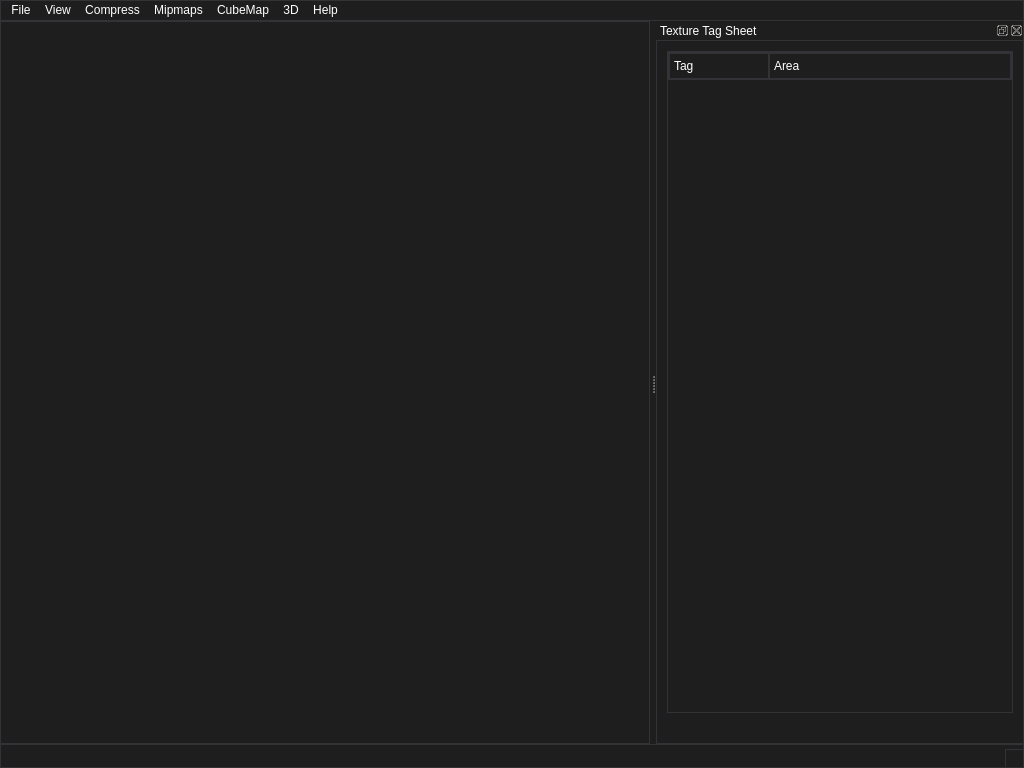
<?xml version="1.0" encoding="UTF-8"?>
<ui version="4.0">
 <class>BMGTexToolClass</class>
 <widget class="QMainWindow" name="BMGTexToolClass">
  <property name="geometry">
   <rect>
    <x>0</x>
    <y>0</y>
    <width>1024</width>
    <height>768</height>
   </rect>
  </property>
  <property name="minimumSize">
   <size>
    <width>1024</width>
    <height>768</height>
   </size>
  </property>
  <property name="font">
   <font>
    <family>Arial</family>
   </font>
  </property>
  <property name="windowTitle">
   <string>BMGTexTool</string>
  </property>
  <property name="windowIcon">
   <iconset resource="BMGTexTool.qrc">
    <normaloff>:/BMGTexTool/Resources/TX.png</normaloff>:/BMGTexTool/Resources/TX.png</iconset>
  </property>
  <property name="styleSheet">
   <string notr="true">/*
	Copyright 2013 Emanuel Claesson

	Licensed under the Apache License, Version 2.0 (the &quot;License&quot;);
	you may not use this file except in compliance with the License.
	You may obtain a copy of the License at

		http://www.apache.org/licenses/LICENSE-2.0

	Unless required by applicable law or agreed to in writing, software
	distributed under the License is distributed on an &quot;AS IS&quot; BASIS,
	WITHOUT WARRANTIES OR CONDITIONS OF ANY KIND, either express or implied.
	See the License for the specific language governing permissions and
	limitations under the License.
*/

/*
	COLOR_DARK     = #1e1e1e
	COLOR_MEDIUM   = #2d2d30
	COLOR_MEDLIGHT = #333337
	COLOR_LIGHT    = #FFFFFF
	COLOR_ACCENT   = #3f3f46
*/

* {
	background: #1e1e1e;
	color: #FFFFFF;
	border: 1px solid #333337;
}

QWidget::item:selected {
	background: #3f3f46;
}

QCheckBox, QRadioButton {
	border: none;
}

QRadioButton::indicator, QCheckBox::indicator {
	width: 13px;
	height: 13px;
}

QRadioButton::indicator::unchecked, QCheckBox::indicator::unchecked {
	border: 1px solid #333337;
	background: none;
}

QRadioButton::indicator:unchecked:hover, QCheckBox::indicator:unchecked:hover {
	border: 1px solid #FFFFFF;
}

QRadioButton::indicator::checked, QCheckBox::indicator::checked {
	border: 1px solid #333337;
	background: #333337;
}

QRadioButton::indicator:checked:hover, QCheckBox::indicator:checked:hover {
	border: 1px solid #FFFFFF;
	background: #FFFFFF;
}

QGroupBox {
	margin-top: 6px;
}

QGroupBox::title {
	top: -7px;
	left: 7px;
}

QScrollBar {
	border: 1px solid #686868;
	background: #1e1e1e;
}

QScrollBar:horizontal {
	height: 15px;
	margin: 0px 0px 0px 32px;
}

QScrollBar:vertical {
	width: 15px;
	margin: 32px 0px 0px 0px;
}

QScrollBar::handle {
	background: #2d2d30;
	border: 1px solid #333337;
}

QScrollBar::handle:horizontal {
	border-width: 0px 1px 0px 1px;
}

QScrollBar::handle:vertical {
	border-width: 1px 0px 1px 0px;
}

QScrollBar::handle:horizontal {
	min-width: 20px;
}

QScrollBar::handle:vertical {
	min-height: 20px;
}

QScrollBar::add-line, QScrollBar::sub-line {
	background:#2d2d30;
	border: 1px solid #333337;
	subcontrol-origin: margin;
}

QScrollBar::add-line {
	position: absolute;
}

QScrollBar::add-line:horizontal {
	width: 15px;
	subcontrol-position: left;
	left: 15px;
}

QScrollBar::add-line:vertical {
	height: 15px;
	subcontrol-position: top;
	top: 15px;
}

QScrollBar::sub-line:horizontal {
	width: 15px;
	subcontrol-position: top left;
}

QScrollBar::sub-line:vertical {
	height: 15px;
	subcontrol-position: top;
}

QScrollBar:left-arrow, QScrollBar::right-arrow, QScrollBar::up-arrow, QScrollBar::down-arrow {
	border: 1px solid #333337;
	width: 3px;
	height: 3px;
}

QScrollBar::add-page, QScrollBar::sub-page {
	background: none;
}

QAbstractButton:hover {
	background: #2d2d30;
}

QAbstractButton:pressed {
	background: #333337;
}

QAbstractItemView {
	show-decoration-selected: 1;
	selection-background-color: #3f3f46;
	selection-color: #FFFFFF;
	alternate-background-color: #2d2d30;
}

QHeaderView {
	border: 1px solid #333337;
}

QHeaderView::section {
	background: #1e1e1e;
	border: 1px solid #333337;
	padding: 4px;
}

QHeaderView::section:selected, QHeaderView::section::checked {
	background: #2d2d30;
}

QTableView {
	gridline-color: #333337;
}

QTabBar {
	margin-left: 2px;
}

QTabBar::tab {
	border-radius: 0px;
	padding: 4px;
	margin: 4px;
}

QTabBar::tab:selected {
	background: #2d2d30;
}

QComboBox::down-arrow {
	border: 1px solid #333337;
	background: #2d2d30;
}

QComboBox::drop-down {
	border: 1px solid #333337;
	background: #2d2d30;
}

QComboBox::down-arrow {
	width: 3px;
	height: 3px;
	border: 1px solid #333337;
}

QAbstractSpinBox {
	padding-right: 15px;
}

QAbstractSpinBox::up-button, QAbstractSpinBox::down-button {
	border: 1px solid #333337;
	background: #2d2d30;
	subcontrol-origin: border;
}

QAbstractSpinBox::up-arrow, QAbstractSpinBox::down-arrow {
	width: 3px;
	height: 3px;
	border: 1px solid #333337;
}

QSlider {
	border: none;
}

QSlider::groove:horizontal {
	height: 5px;
	margin: 4px 0px 4px 0px;
}

QSlider::groove:vertical {
	width: 5px;
	margin: 0px 4px 0px 4px;
}

QSlider::handle {
	border: 1px solid #333337;
	background: #2d2d30;
}

QSlider::handle:horizontal {
	width: 15px;
	margin: -4px 0px -4px 0px;
}

QSlider::handle:vertical {
	height: 15px;
	margin: 0px -4px 0px -4px;
}

QSlider::add-page:vertical, QSlider::sub-page:horizontal {
	background: #3f3f46;
}

QSlider::sub-page:vertical, QSlider::add-page:horizontal {
	background: #2d2d30;
}

QLabel {
	border: none;
}

QProgressBar {
	text-align: center;
}

QProgressBar::chunk {
	width: 1px;
	background-color: #3f3f46;
}

QMenu::separator {
	background: #2d2d30;
}</string>
  </property>
  <property name="locale">
   <locale language="English" country="UnitedStates"/>
  </property>
  <widget class="QWidget" name="centralWidget"/>
  <widget class="QMenuBar" name="menuBar">
   <property name="geometry">
    <rect>
     <x>0</x>
     <y>0</y>
     <width>1024</width>
     <height>25</height>
    </rect>
   </property>
   <widget class="QMenu" name="menuFile">
    <property name="title">
     <string>File</string>
    </property>
    <addaction name="actionOpen"/>
    <addaction name="separator"/>
    <addaction name="actionSave"/>
    <addaction name="actionSave_As"/>
    <addaction name="separator"/>
    <addaction name="actionBatch"/>
    <addaction name="actionClose"/>
    <addaction name="separator"/>
    <addaction name="actionExit"/>
   </widget>
   <widget class="QMenu" name="menuView">
    <property name="title">
     <string>View</string>
    </property>
    <addaction name="actionZoom_In"/>
    <addaction name="actionZoom_Out"/>
    <addaction name="separator"/>
    <addaction name="actionReset"/>
   </widget>
   <widget class="QMenu" name="menuMipmaps">
    <property name="title">
     <string>Mipmaps</string>
    </property>
    <addaction name="actionGenerateMip"/>
    <addaction name="actionClean"/>
    <addaction name="separator"/>
    <addaction name="actionUpperMip"/>
    <addaction name="actionLowerMip"/>
   </widget>
   <widget class="QMenu" name="menuCubeMap">
    <property name="title">
     <string>CubeMap</string>
    </property>
    <addaction name="actionGenerateCube"/>
    <addaction name="separator"/>
    <addaction name="actionPx"/>
    <addaction name="actionNx"/>
    <addaction name="actionPy"/>
    <addaction name="actionNy"/>
    <addaction name="actionPz"/>
    <addaction name="actionNz"/>
   </widget>
   <widget class="QMenu" name="menu3D">
    <property name="title">
     <string>3D</string>
    </property>
    <addaction name="actionGenerate3D"/>
    <addaction name="separator"/>
    <addaction name="actionUpper3D"/>
    <addaction name="actionLower3D"/>
   </widget>
   <widget class="QMenu" name="menuAbout">
    <property name="title">
     <string>Help</string>
    </property>
    <addaction name="actionAbout"/>
   </widget>
   <widget class="QMenu" name="menuCompress">
    <property name="font">
     <font>
      <family>Arial</family>
     </font>
    </property>
    <property name="title">
     <string>Compress</string>
    </property>
    <addaction name="actionASTC"/>
    <addaction name="actionS3TC"/>
    <addaction name="actionETC2"/>
    <addaction name="separator"/>
    <addaction name="actionCompress"/>
   </widget>
   <addaction name="menuFile"/>
   <addaction name="menuView"/>
   <addaction name="menuCompress"/>
   <addaction name="menuMipmaps"/>
   <addaction name="menuCubeMap"/>
   <addaction name="menu3D"/>
   <addaction name="menuAbout"/>
  </widget>
  <widget class="QStatusBar" name="statusBar"/>
  <widget class="QDockWidget" name="dockWidget">
   <property name="minimumSize">
    <size>
     <width>368</width>
     <height>292</height>
    </size>
   </property>
   <property name="font">
    <font>
     <family>Arial</family>
    </font>
   </property>
   <property name="windowTitle">
    <string>Texture Tag Sheet</string>
   </property>
   <attribute name="dockWidgetArea">
    <number>2</number>
   </attribute>
   <widget class="QWidget" name="dockWidgetContents">
    <layout class="QVBoxLayout" name="verticalLayout">
     <item>
      <widget class="QTreeWidget" name="treeWidget">
       <property name="font">
        <font>
         <family>Arial</family>
        </font>
       </property>
       <column>
        <property name="text">
         <string>Tag</string>
        </property>
       </column>
       <column>
        <property name="text">
         <string>Area</string>
        </property>
       </column>
      </widget>
     </item>
     <item>
      <widget class="QLabel" name="label">
       <property name="font">
        <font>
         <family>Arial</family>
        </font>
       </property>
       <property name="text">
        <string/>
       </property>
       <property name="pixmap">
        <pixmap resource="BMGTexTool.qrc">:/BMGTexTool/Resources/logo.png</pixmap>
       </property>
      </widget>
     </item>
    </layout>
   </widget>
  </widget>
  <action name="actionOpen">
   <property name="text">
    <string>Open</string>
   </property>
   <property name="toolTip">
    <string>Open Image Files</string>
   </property>
   <property name="font">
    <font>
     <family>Arial</family>
    </font>
   </property>
   <property name="shortcut">
    <string>Ctrl+O</string>
   </property>
  </action>
  <action name="actionSave">
   <property name="icon">
    <iconset resource="BMGTexTool.qrc">
     <normaloff>:/BMGTexTool/Resources/save.png</normaloff>:/BMGTexTool/Resources/save.png</iconset>
   </property>
   <property name="text">
    <string>Save</string>
   </property>
   <property name="toolTip">
    <string>Save Bmg File</string>
   </property>
   <property name="font">
    <font>
     <family>Arial</family>
    </font>
   </property>
   <property name="shortcut">
    <string>Ctrl+S</string>
   </property>
  </action>
  <action name="actionExit">
   <property name="icon">
    <iconset resource="BMGTexTool.qrc">
     <normaloff>:/BMGTexTool/Resources/close.png</normaloff>:/BMGTexTool/Resources/close.png</iconset>
   </property>
   <property name="text">
    <string>Exit</string>
   </property>
   <property name="toolTip">
    <string>Exit Application</string>
   </property>
   <property name="font">
    <font>
     <family>Arial</family>
    </font>
   </property>
  </action>
  <action name="actionZoom_In">
   <property name="text">
    <string>Zoom In</string>
   </property>
   <property name="font">
    <font>
     <family>Arial</family>
    </font>
   </property>
  </action>
  <action name="actionZoom_Out">
   <property name="text">
    <string>Zoom Out</string>
   </property>
   <property name="font">
    <font>
     <family>Arial</family>
    </font>
   </property>
  </action>
  <action name="actionReset">
   <property name="icon">
    <iconset resource="BMGTexTool.qrc">
     <normaloff>:/BMGTexTool/Resources/reset.png</normaloff>:/BMGTexTool/Resources/reset.png</iconset>
   </property>
   <property name="text">
    <string>Reset</string>
   </property>
   <property name="toolTip">
    <string>Zoom Reset</string>
   </property>
   <property name="font">
    <font>
     <family>Arial</family>
    </font>
   </property>
   <property name="shortcut">
    <string>Ctrl+1</string>
   </property>
  </action>
  <action name="actionUpperMip">
   <property name="text">
    <string>Upper</string>
   </property>
   <property name="toolTip">
    <string>Upper Mipmap</string>
   </property>
   <property name="font">
    <font>
     <family>Arial</family>
    </font>
   </property>
   <property name="shortcut">
    <string>Ctrl+Up</string>
   </property>
  </action>
  <action name="actionLowerMip">
   <property name="text">
    <string>Lower</string>
   </property>
   <property name="toolTip">
    <string>Lower Mipmap</string>
   </property>
   <property name="font">
    <font>
     <family>Arial</family>
    </font>
   </property>
   <property name="shortcut">
    <string>Ctrl+Down</string>
   </property>
  </action>
  <action name="actionGenerateMip">
   <property name="icon">
    <iconset resource="BMGTexTool.qrc">
     <normaloff>:/BMGTexTool/Resources/generate.png</normaloff>:/BMGTexTool/Resources/generate.png</iconset>
   </property>
   <property name="text">
    <string>Generate</string>
   </property>
   <property name="toolTip">
    <string>Generate Mipmap</string>
   </property>
   <property name="font">
    <font>
     <family>Arial</family>
    </font>
   </property>
  </action>
  <action name="actionClean">
   <property name="text">
    <string>Clean</string>
   </property>
   <property name="toolTip">
    <string>Clean Mipmap</string>
   </property>
   <property name="font">
    <font>
     <family>Arial</family>
    </font>
   </property>
  </action>
  <action name="actionGenerateCube">
   <property name="icon">
    <iconset resource="BMGTexTool.qrc">
     <normaloff>:/BMGTexTool/Resources/generate.png</normaloff>:/BMGTexTool/Resources/generate.png</iconset>
   </property>
   <property name="text">
    <string>Create Template</string>
   </property>
   <property name="toolTip">
    <string>Generate CubeMap</string>
   </property>
   <property name="font">
    <font>
     <family>Arial</family>
    </font>
   </property>
  </action>
  <action name="actionPx">
   <property name="checkable">
    <bool>true</bool>
   </property>
   <property name="text">
    <string>Px</string>
   </property>
   <property name="toolTip">
    <string>Px Side</string>
   </property>
   <property name="font">
    <font>
     <family>Arial</family>
    </font>
   </property>
  </action>
  <action name="actionNx">
   <property name="checkable">
    <bool>true</bool>
   </property>
   <property name="text">
    <string>Nx</string>
   </property>
   <property name="toolTip">
    <string>Nx Side</string>
   </property>
   <property name="font">
    <font>
     <family>Arial</family>
    </font>
   </property>
  </action>
  <action name="actionPy">
   <property name="checkable">
    <bool>true</bool>
   </property>
   <property name="text">
    <string>Py</string>
   </property>
   <property name="toolTip">
    <string>Py Side</string>
   </property>
   <property name="font">
    <font>
     <family>Arial</family>
    </font>
   </property>
  </action>
  <action name="actionNy">
   <property name="checkable">
    <bool>true</bool>
   </property>
   <property name="text">
    <string>Ny</string>
   </property>
   <property name="toolTip">
    <string>Ny Side</string>
   </property>
   <property name="font">
    <font>
     <family>Arial</family>
    </font>
   </property>
  </action>
  <action name="actionPz">
   <property name="checkable">
    <bool>true</bool>
   </property>
   <property name="text">
    <string>Pz</string>
   </property>
   <property name="toolTip">
    <string>Pz Side</string>
   </property>
   <property name="font">
    <font>
     <family>Arial</family>
    </font>
   </property>
  </action>
  <action name="actionNz">
   <property name="checkable">
    <bool>true</bool>
   </property>
   <property name="text">
    <string>Nz</string>
   </property>
   <property name="toolTip">
    <string>Nz Side</string>
   </property>
   <property name="font">
    <font>
     <family>Arial</family>
    </font>
   </property>
  </action>
  <action name="actionUpper3D">
   <property name="text">
    <string>Upper</string>
   </property>
   <property name="toolTip">
    <string>Upper Texture Layer</string>
   </property>
   <property name="font">
    <font>
     <family>Arial</family>
    </font>
   </property>
   <property name="shortcut">
    <string>Ctrl+Shift+Up</string>
   </property>
  </action>
  <action name="actionGenerate3D">
   <property name="icon">
    <iconset resource="BMGTexTool.qrc">
     <normaloff>:/BMGTexTool/Resources/generate.png</normaloff>:/BMGTexTool/Resources/generate.png</iconset>
   </property>
   <property name="text">
    <string>Generate</string>
   </property>
   <property name="toolTip">
    <string>Generate 3D Texture Volume</string>
   </property>
   <property name="font">
    <font>
     <family>Arial</family>
    </font>
   </property>
  </action>
  <action name="actionLower3D">
   <property name="text">
    <string>Lower</string>
   </property>
   <property name="toolTip">
    <string>Lower Texture Layer</string>
   </property>
   <property name="font">
    <font>
     <family>Arial</family>
    </font>
   </property>
   <property name="shortcut">
    <string>Ctrl+Shift+Down</string>
   </property>
  </action>
  <action name="actionAbout">
   <property name="icon">
    <iconset resource="BMGTexTool.qrc">
     <normaloff>:/BMGTexTool/Resources/TX.png</normaloff>:/BMGTexTool/Resources/TX.png</iconset>
   </property>
   <property name="text">
    <string>About</string>
   </property>
   <property name="font">
    <font>
     <family>Arial</family>
    </font>
   </property>
  </action>
  <action name="actionClose">
   <property name="text">
    <string>Close</string>
   </property>
   <property name="toolTip">
    <string>Close Image</string>
   </property>
   <property name="font">
    <font>
     <family>Arial</family>
    </font>
   </property>
  </action>
  <action name="actionBatch">
   <property name="text">
    <string>Batch</string>
   </property>
  </action>
  <action name="actionASTC">
   <property name="checkable">
    <bool>true</bool>
   </property>
   <property name="text">
    <string>ASTC</string>
   </property>
   <property name="font">
    <font>
     <family>Arial</family>
    </font>
   </property>
   <property name="shortcut">
    <string>Shift+A</string>
   </property>
  </action>
  <action name="actionS3TC">
   <property name="checkable">
    <bool>true</bool>
   </property>
   <property name="text">
    <string>S3TC</string>
   </property>
   <property name="font">
    <font>
     <family>Arial</family>
    </font>
   </property>
   <property name="shortcut">
    <string>Shift+S</string>
   </property>
  </action>
  <action name="actionETC2">
   <property name="checkable">
    <bool>true</bool>
   </property>
   <property name="text">
    <string>ETC2</string>
   </property>
   <property name="font">
    <font>
     <family>Arial</family>
    </font>
   </property>
   <property name="shortcut">
    <string>Shift+E</string>
   </property>
  </action>
  <action name="actionCompress">
   <property name="icon">
    <iconset resource="BMGTexTool.qrc">
     <normaloff>:/BMGTexTool/Resources/generate.png</normaloff>:/BMGTexTool/Resources/generate.png</iconset>
   </property>
   <property name="text">
    <string>Compress</string>
   </property>
   <property name="font">
    <font>
     <family>Arial</family>
    </font>
   </property>
   <property name="shortcut">
    <string>F5</string>
   </property>
  </action>
  <action name="actionSave_As">
   <property name="text">
    <string>Save As</string>
   </property>
   <property name="shortcut">
    <string>Ctrl+Shift+S</string>
   </property>
  </action>
 </widget>
 <layoutdefault spacing="6" margin="11"/>
 <resources>
  <include location="BMGTexTool.qrc"/>
 </resources>
 <connections/>
</ui>
